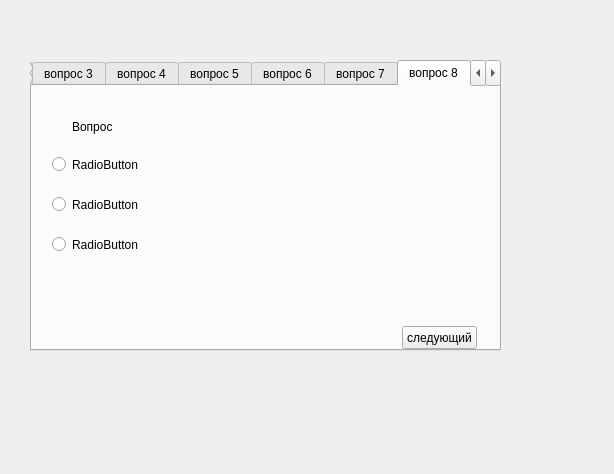
<?xml version="1.0" encoding="UTF-8"?>
<ui version="4.0">
 <class>Dialog</class>
 <widget class="QDialog" name="Dialog">
  <property name="geometry">
   <rect>
    <x>0</x>
    <y>0</y>
    <width>614</width>
    <height>474</height>
   </rect>
  </property>
  <property name="windowTitle">
   <string>Dialog</string>
  </property>
  <widget class="QTabWidget" name="tabWidget">
   <property name="geometry">
    <rect>
     <x>30</x>
     <y>60</y>
     <width>471</width>
     <height>291</height>
    </rect>
   </property>
   <property name="currentIndex">
    <number>7</number>
   </property>
   <widget class="QWidget" name="">
    <attribute name="title">
     <string>вопрос 1</string>
    </attribute>
    <widget class="QRadioButton" name="radioButton">
     <property name="geometry">
      <rect>
       <x>10</x>
       <y>80</y>
       <width>391</width>
       <height>17</height>
      </rect>
     </property>
     <property name="text">
      <string>RadioButton</string>
     </property>
    </widget>
    <widget class="QRadioButton" name="radioButton_2">
     <property name="geometry">
      <rect>
       <x>10</x>
       <y>120</y>
       <width>391</width>
       <height>17</height>
      </rect>
     </property>
     <property name="text">
      <string>RadioButton</string>
     </property>
    </widget>
    <widget class="QRadioButton" name="radioButton_3">
     <property name="geometry">
      <rect>
       <x>10</x>
       <y>170</y>
       <width>411</width>
       <height>17</height>
      </rect>
     </property>
     <property name="text">
      <string>RadioButton</string>
     </property>
    </widget>
    <widget class="QPushButton" name="pushButton">
     <property name="geometry">
      <rect>
       <x>370</x>
       <y>230</y>
       <width>75</width>
       <height>23</height>
      </rect>
     </property>
     <property name="text">
      <string>Следующий</string>
     </property>
    </widget>
    <widget class="QLabel" name="label_2">
     <property name="geometry">
      <rect>
       <x>20</x>
       <y>10</y>
       <width>401</width>
       <height>61</height>
      </rect>
     </property>
     <property name="text">
      <string>Вопрос</string>
     </property>
    </widget>
   </widget>
   <widget class="QWidget" name="tab_2">
    <attribute name="title">
     <string>вопрос 2</string>
    </attribute>
    <widget class="QRadioButton" name="radioButton_4">
     <property name="geometry">
      <rect>
       <x>10</x>
       <y>80</y>
       <width>381</width>
       <height>17</height>
      </rect>
     </property>
     <property name="text">
      <string>RadioButton</string>
     </property>
    </widget>
    <widget class="QRadioButton" name="radioButton_5">
     <property name="geometry">
      <rect>
       <x>10</x>
       <y>120</y>
       <width>361</width>
       <height>17</height>
      </rect>
     </property>
     <property name="text">
      <string>RadioButton</string>
     </property>
    </widget>
    <widget class="QRadioButton" name="radioButton_6">
     <property name="geometry">
      <rect>
       <x>10</x>
       <y>160</y>
       <width>391</width>
       <height>17</height>
      </rect>
     </property>
     <property name="text">
      <string>RadioButton</string>
     </property>
    </widget>
    <widget class="QPushButton" name="pushButton_2">
     <property name="geometry">
      <rect>
       <x>370</x>
       <y>230</y>
       <width>75</width>
       <height>23</height>
      </rect>
     </property>
     <property name="text">
      <string>Следующий</string>
     </property>
    </widget>
    <widget class="QLabel" name="label_3">
     <property name="geometry">
      <rect>
       <x>30</x>
       <y>20</y>
       <width>371</width>
       <height>51</height>
      </rect>
     </property>
     <property name="text">
      <string>Вопрос</string>
     </property>
    </widget>
   </widget>
   <widget class="QWidget" name="tab_3">
    <attribute name="title">
     <string>вопрос 3</string>
    </attribute>
    <widget class="QPushButton" name="pushButton_3">
     <property name="geometry">
      <rect>
       <x>370</x>
       <y>230</y>
       <width>75</width>
       <height>23</height>
      </rect>
     </property>
     <property name="text">
      <string>следующий</string>
     </property>
    </widget>
    <widget class="QRadioButton" name="radioButton_7">
     <property name="geometry">
      <rect>
       <x>30</x>
       <y>80</y>
       <width>351</width>
       <height>17</height>
      </rect>
     </property>
     <property name="text">
      <string>RadioButton</string>
     </property>
    </widget>
    <widget class="QRadioButton" name="radioButton_8">
     <property name="geometry">
      <rect>
       <x>30</x>
       <y>120</y>
       <width>381</width>
       <height>17</height>
      </rect>
     </property>
     <property name="text">
      <string>RadioButton</string>
     </property>
    </widget>
    <widget class="QRadioButton" name="radioButton_9">
     <property name="geometry">
      <rect>
       <x>30</x>
       <y>170</y>
       <width>381</width>
       <height>17</height>
      </rect>
     </property>
     <property name="text">
      <string>RadioButton</string>
     </property>
    </widget>
    <widget class="QLabel" name="label_4">
     <property name="geometry">
      <rect>
       <x>30</x>
       <y>20</y>
       <width>381</width>
       <height>51</height>
      </rect>
     </property>
     <property name="text">
      <string>Вопрос</string>
     </property>
    </widget>
   </widget>
   <widget class="QWidget" name="tab_4">
    <attribute name="title">
     <string>вопрос 4</string>
    </attribute>
    <widget class="QRadioButton" name="radioButton_10">
     <property name="geometry">
      <rect>
       <x>30</x>
       <y>90</y>
       <width>351</width>
       <height>17</height>
      </rect>
     </property>
     <property name="text">
      <string>RadioButton</string>
     </property>
    </widget>
    <widget class="QRadioButton" name="radioButton_11">
     <property name="geometry">
      <rect>
       <x>30</x>
       <y>130</y>
       <width>381</width>
       <height>17</height>
      </rect>
     </property>
     <property name="text">
      <string>RadioButton</string>
     </property>
    </widget>
    <widget class="QRadioButton" name="radioButton_12">
     <property name="geometry">
      <rect>
       <x>30</x>
       <y>170</y>
       <width>401</width>
       <height>17</height>
      </rect>
     </property>
     <property name="text">
      <string>RadioButton</string>
     </property>
    </widget>
    <widget class="QPushButton" name="pushButton_4">
     <property name="geometry">
      <rect>
       <x>380</x>
       <y>240</y>
       <width>75</width>
       <height>23</height>
      </rect>
     </property>
     <property name="text">
      <string>следующий</string>
     </property>
    </widget>
    <widget class="QLabel" name="label_5">
     <property name="geometry">
      <rect>
       <x>30</x>
       <y>20</y>
       <width>371</width>
       <height>51</height>
      </rect>
     </property>
     <property name="text">
      <string>Вопрос</string>
     </property>
    </widget>
   </widget>
   <widget class="QWidget" name="tab_5">
    <attribute name="title">
     <string>вопрос 5</string>
    </attribute>
    <widget class="QRadioButton" name="radioButton_13">
     <property name="geometry">
      <rect>
       <x>30</x>
       <y>90</y>
       <width>371</width>
       <height>17</height>
      </rect>
     </property>
     <property name="text">
      <string>RadioButton</string>
     </property>
    </widget>
    <widget class="QRadioButton" name="radioButton_14">
     <property name="geometry">
      <rect>
       <x>30</x>
       <y>130</y>
       <width>381</width>
       <height>17</height>
      </rect>
     </property>
     <property name="text">
      <string>RadioButton</string>
     </property>
    </widget>
    <widget class="QRadioButton" name="radioButton_15">
     <property name="geometry">
      <rect>
       <x>30</x>
       <y>170</y>
       <width>391</width>
       <height>17</height>
      </rect>
     </property>
     <property name="text">
      <string>RadioButton</string>
     </property>
    </widget>
    <widget class="QPushButton" name="pushButton_5">
     <property name="geometry">
      <rect>
       <x>380</x>
       <y>230</y>
       <width>75</width>
       <height>23</height>
      </rect>
     </property>
     <property name="text">
      <string>следующий</string>
     </property>
    </widget>
    <widget class="QLabel" name="label_6">
     <property name="geometry">
      <rect>
       <x>30</x>
       <y>20</y>
       <width>361</width>
       <height>51</height>
      </rect>
     </property>
     <property name="text">
      <string>Вопрос</string>
     </property>
    </widget>
   </widget>
   <widget class="QWidget" name="tab_6">
    <attribute name="title">
     <string>вопрос 6</string>
    </attribute>
    <widget class="QRadioButton" name="radioButton_16">
     <property name="geometry">
      <rect>
       <x>30</x>
       <y>90</y>
       <width>411</width>
       <height>17</height>
      </rect>
     </property>
     <property name="text">
      <string>RadioButton</string>
     </property>
    </widget>
    <widget class="QRadioButton" name="radioButton_17">
     <property name="geometry">
      <rect>
       <x>30</x>
       <y>130</y>
       <width>381</width>
       <height>17</height>
      </rect>
     </property>
     <property name="text">
      <string>RadioButton</string>
     </property>
    </widget>
    <widget class="QRadioButton" name="radioButton_18">
     <property name="geometry">
      <rect>
       <x>30</x>
       <y>170</y>
       <width>401</width>
       <height>17</height>
      </rect>
     </property>
     <property name="text">
      <string>RadioButton</string>
     </property>
    </widget>
    <widget class="QPushButton" name="pushButton_6">
     <property name="geometry">
      <rect>
       <x>380</x>
       <y>240</y>
       <width>75</width>
       <height>23</height>
      </rect>
     </property>
     <property name="text">
      <string>следующий</string>
     </property>
    </widget>
    <widget class="QLabel" name="label_7">
     <property name="geometry">
      <rect>
       <x>30</x>
       <y>20</y>
       <width>371</width>
       <height>61</height>
      </rect>
     </property>
     <property name="text">
      <string>Вопрос</string>
     </property>
    </widget>
   </widget>
   <widget class="QWidget" name="tab_7">
    <attribute name="title">
     <string>вопрос 7</string>
    </attribute>
    <widget class="QRadioButton" name="radioButton_19">
     <property name="geometry">
      <rect>
       <x>30</x>
       <y>80</y>
       <width>371</width>
       <height>17</height>
      </rect>
     </property>
     <property name="text">
      <string>RadioButton</string>
     </property>
    </widget>
    <widget class="QRadioButton" name="radioButton_20">
     <property name="geometry">
      <rect>
       <x>30</x>
       <y>120</y>
       <width>311</width>
       <height>17</height>
      </rect>
     </property>
     <property name="text">
      <string>RadioButton</string>
     </property>
    </widget>
    <widget class="QRadioButton" name="radioButton_21">
     <property name="geometry">
      <rect>
       <x>30</x>
       <y>160</y>
       <width>361</width>
       <height>17</height>
      </rect>
     </property>
     <property name="text">
      <string>RadioButton</string>
     </property>
    </widget>
    <widget class="QPushButton" name="pushButton_7">
     <property name="geometry">
      <rect>
       <x>370</x>
       <y>230</y>
       <width>75</width>
       <height>23</height>
      </rect>
     </property>
     <property name="text">
      <string>следующий</string>
     </property>
    </widget>
    <widget class="QLabel" name="label_8">
     <property name="geometry">
      <rect>
       <x>40</x>
       <y>20</y>
       <width>341</width>
       <height>51</height>
      </rect>
     </property>
     <property name="text">
      <string>Вопрос</string>
     </property>
    </widget>
   </widget>
   <widget class="QWidget" name="tab_8">
    <attribute name="title">
     <string>вопрос 8</string>
    </attribute>
    <widget class="QRadioButton" name="radioButton_22">
     <property name="geometry">
      <rect>
       <x>20</x>
       <y>70</y>
       <width>371</width>
       <height>17</height>
      </rect>
     </property>
     <property name="text">
      <string>RadioButton</string>
     </property>
    </widget>
    <widget class="QRadioButton" name="radioButton_23">
     <property name="geometry">
      <rect>
       <x>20</x>
       <y>110</y>
       <width>371</width>
       <height>17</height>
      </rect>
     </property>
     <property name="text">
      <string>RadioButton</string>
     </property>
    </widget>
    <widget class="QRadioButton" name="radioButton_24">
     <property name="geometry">
      <rect>
       <x>20</x>
       <y>150</y>
       <width>381</width>
       <height>17</height>
      </rect>
     </property>
     <property name="text">
      <string>RadioButton</string>
     </property>
    </widget>
    <widget class="QPushButton" name="pushButton_8">
     <property name="geometry">
      <rect>
       <x>370</x>
       <y>240</y>
       <width>75</width>
       <height>23</height>
      </rect>
     </property>
     <property name="text">
      <string>следующий</string>
     </property>
    </widget>
    <widget class="QLabel" name="label_9">
     <property name="geometry">
      <rect>
       <x>40</x>
       <y>20</y>
       <width>331</width>
       <height>41</height>
      </rect>
     </property>
     <property name="text">
      <string>Вопрос</string>
     </property>
    </widget>
   </widget>
   <widget class="QWidget" name="tab_10">
    <attribute name="title">
     <string>вопрос 10</string>
    </attribute>
    <widget class="QRadioButton" name="radioButton_28">
     <property name="geometry">
      <rect>
       <x>20</x>
       <y>90</y>
       <width>411</width>
       <height>17</height>
      </rect>
     </property>
     <property name="text">
      <string>RadioButton</string>
     </property>
    </widget>
    <widget class="QRadioButton" name="radioButton_29">
     <property name="geometry">
      <rect>
       <x>20</x>
       <y>130</y>
       <width>391</width>
       <height>17</height>
      </rect>
     </property>
     <property name="text">
      <string>RadioButton</string>
     </property>
    </widget>
    <widget class="QRadioButton" name="radioButton_30">
     <property name="geometry">
      <rect>
       <x>20</x>
       <y>180</y>
       <width>391</width>
       <height>17</height>
      </rect>
     </property>
     <property name="text">
      <string>RadioButton</string>
     </property>
    </widget>
    <widget class="QPushButton" name="pushButton_10">
     <property name="geometry">
      <rect>
       <x>370</x>
       <y>230</y>
       <width>75</width>
       <height>23</height>
      </rect>
     </property>
     <property name="text">
      <string>следующий</string>
     </property>
    </widget>
    <widget class="QLabel" name="label_11">
     <property name="geometry">
      <rect>
       <x>30</x>
       <y>20</y>
       <width>331</width>
       <height>61</height>
      </rect>
     </property>
     <property name="text">
      <string>Вопрос</string>
     </property>
    </widget>
   </widget>
   <widget class="QWidget" name="tab_9">
    <attribute name="title">
     <string>вопрос 9</string>
    </attribute>
    <widget class="QRadioButton" name="radioButton_25">
     <property name="geometry">
      <rect>
       <x>20</x>
       <y>90</y>
       <width>381</width>
       <height>17</height>
      </rect>
     </property>
     <property name="text">
      <string>RadioButton</string>
     </property>
    </widget>
    <widget class="QRadioButton" name="radioButton_26">
     <property name="geometry">
      <rect>
       <x>20</x>
       <y>130</y>
       <width>421</width>
       <height>17</height>
      </rect>
     </property>
     <property name="text">
      <string>RadioButton</string>
     </property>
    </widget>
    <widget class="QRadioButton" name="radioButton_27">
     <property name="geometry">
      <rect>
       <x>20</x>
       <y>180</y>
       <width>401</width>
       <height>17</height>
      </rect>
     </property>
     <property name="text">
      <string>RadioButton</string>
     </property>
    </widget>
    <widget class="QPushButton" name="pushButton_9">
     <property name="geometry">
      <rect>
       <x>380</x>
       <y>240</y>
       <width>75</width>
       <height>23</height>
      </rect>
     </property>
     <property name="text">
      <string>следующий</string>
     </property>
    </widget>
    <widget class="QLabel" name="label_10">
     <property name="geometry">
      <rect>
       <x>20</x>
       <y>20</y>
       <width>331</width>
       <height>51</height>
      </rect>
     </property>
     <property name="text">
      <string>Вопрос</string>
     </property>
    </widget>
   </widget>
   <widget class="QWidget" name="tab_11">
    <attribute name="title">
     <string>вопрос 11</string>
    </attribute>
    <widget class="QRadioButton" name="radioButton_31">
     <property name="geometry">
      <rect>
       <x>20</x>
       <y>90</y>
       <width>391</width>
       <height>17</height>
      </rect>
     </property>
     <property name="text">
      <string>RadioButton</string>
     </property>
    </widget>
    <widget class="QRadioButton" name="radioButton_32">
     <property name="geometry">
      <rect>
       <x>20</x>
       <y>130</y>
       <width>421</width>
       <height>17</height>
      </rect>
     </property>
     <property name="text">
      <string>RadioButton</string>
     </property>
    </widget>
    <widget class="QRadioButton" name="radioButton_33">
     <property name="geometry">
      <rect>
       <x>20</x>
       <y>160</y>
       <width>401</width>
       <height>17</height>
      </rect>
     </property>
     <property name="text">
      <string>RadioButton</string>
     </property>
    </widget>
    <widget class="QPushButton" name="pushButton_11">
     <property name="geometry">
      <rect>
       <x>390</x>
       <y>240</y>
       <width>75</width>
       <height>23</height>
      </rect>
     </property>
     <property name="text">
      <string>следующий</string>
     </property>
    </widget>
    <widget class="QLabel" name="label_12">
     <property name="geometry">
      <rect>
       <x>20</x>
       <y>20</y>
       <width>371</width>
       <height>41</height>
      </rect>
     </property>
     <property name="text">
      <string>Вопрос</string>
     </property>
    </widget>
   </widget>
   <widget class="QWidget" name="tab_12">
    <attribute name="title">
     <string>вопрос 12</string>
    </attribute>
    <widget class="QRadioButton" name="radioButton_34">
     <property name="geometry">
      <rect>
       <x>30</x>
       <y>80</y>
       <width>381</width>
       <height>17</height>
      </rect>
     </property>
     <property name="text">
      <string>RadioButton</string>
     </property>
    </widget>
    <widget class="QRadioButton" name="radioButton_35">
     <property name="geometry">
      <rect>
       <x>30</x>
       <y>120</y>
       <width>381</width>
       <height>17</height>
      </rect>
     </property>
     <property name="text">
      <string>RadioButton</string>
     </property>
    </widget>
    <widget class="QRadioButton" name="radioButton_36">
     <property name="geometry">
      <rect>
       <x>30</x>
       <y>160</y>
       <width>411</width>
       <height>17</height>
      </rect>
     </property>
     <property name="text">
      <string>RadioButton</string>
     </property>
    </widget>
    <widget class="QPushButton" name="pushButton_12">
     <property name="geometry">
      <rect>
       <x>380</x>
       <y>240</y>
       <width>75</width>
       <height>23</height>
      </rect>
     </property>
     <property name="text">
      <string>следующий</string>
     </property>
    </widget>
    <widget class="QLabel" name="label_13">
     <property name="geometry">
      <rect>
       <x>30</x>
       <y>20</y>
       <width>371</width>
       <height>41</height>
      </rect>
     </property>
     <property name="text">
      <string>Вопрос</string>
     </property>
    </widget>
   </widget>
   <widget class="QWidget" name="tab_13">
    <attribute name="title">
     <string>вопрос 13</string>
    </attribute>
    <widget class="QRadioButton" name="radioButton_37">
     <property name="geometry">
      <rect>
       <x>20</x>
       <y>80</y>
       <width>371</width>
       <height>17</height>
      </rect>
     </property>
     <property name="text">
      <string>RadioButton</string>
     </property>
    </widget>
    <widget class="QRadioButton" name="radioButton_38">
     <property name="geometry">
      <rect>
       <x>20</x>
       <y>120</y>
       <width>391</width>
       <height>17</height>
      </rect>
     </property>
     <property name="text">
      <string>RadioButton</string>
     </property>
    </widget>
    <widget class="QRadioButton" name="radioButton_39">
     <property name="geometry">
      <rect>
       <x>20</x>
       <y>160</y>
       <width>381</width>
       <height>17</height>
      </rect>
     </property>
     <property name="text">
      <string>RadioButton</string>
     </property>
    </widget>
    <widget class="QPushButton" name="pushButton_13">
     <property name="geometry">
      <rect>
       <x>380</x>
       <y>230</y>
       <width>75</width>
       <height>23</height>
      </rect>
     </property>
     <property name="text">
      <string>следующий</string>
     </property>
    </widget>
    <widget class="QLabel" name="label_14">
     <property name="geometry">
      <rect>
       <x>20</x>
       <y>20</y>
       <width>401</width>
       <height>51</height>
      </rect>
     </property>
     <property name="text">
      <string>Вопрос</string>
     </property>
    </widget>
   </widget>
   <widget class="QWidget" name="tab_14">
    <attribute name="title">
     <string>вопрос 14</string>
    </attribute>
    <widget class="QRadioButton" name="radioButton_40">
     <property name="geometry">
      <rect>
       <x>10</x>
       <y>80</y>
       <width>411</width>
       <height>17</height>
      </rect>
     </property>
     <property name="text">
      <string>RadioButton</string>
     </property>
    </widget>
    <widget class="QRadioButton" name="radioButton_41">
     <property name="geometry">
      <rect>
       <x>10</x>
       <y>120</y>
       <width>431</width>
       <height>17</height>
      </rect>
     </property>
     <property name="text">
      <string>RadioButton</string>
     </property>
    </widget>
    <widget class="QRadioButton" name="radioButton_42">
     <property name="geometry">
      <rect>
       <x>10</x>
       <y>160</y>
       <width>431</width>
       <height>17</height>
      </rect>
     </property>
     <property name="text">
      <string>RadioButton</string>
     </property>
    </widget>
    <widget class="QPushButton" name="pushButton_14">
     <property name="geometry">
      <rect>
       <x>370</x>
       <y>240</y>
       <width>75</width>
       <height>23</height>
      </rect>
     </property>
     <property name="text">
      <string>следующий</string>
     </property>
    </widget>
    <widget class="QLabel" name="label_15">
     <property name="geometry">
      <rect>
       <x>30</x>
       <y>20</y>
       <width>351</width>
       <height>51</height>
      </rect>
     </property>
     <property name="text">
      <string>Вопрос</string>
     </property>
    </widget>
   </widget>
   <widget class="QWidget" name="tab_15">
    <attribute name="title">
     <string>вопрос 15</string>
    </attribute>
    <widget class="QRadioButton" name="radioButton_43">
     <property name="geometry">
      <rect>
       <x>30</x>
       <y>90</y>
       <width>371</width>
       <height>17</height>
      </rect>
     </property>
     <property name="text">
      <string>RadioButton</string>
     </property>
    </widget>
    <widget class="QRadioButton" name="radioButton_44">
     <property name="geometry">
      <rect>
       <x>30</x>
       <y>130</y>
       <width>371</width>
       <height>17</height>
      </rect>
     </property>
     <property name="text">
      <string>RadioButton</string>
     </property>
    </widget>
    <widget class="QRadioButton" name="radioButton_45">
     <property name="geometry">
      <rect>
       <x>30</x>
       <y>170</y>
       <width>381</width>
       <height>17</height>
      </rect>
     </property>
     <property name="text">
      <string>RadioButton</string>
     </property>
    </widget>
    <widget class="QPushButton" name="pushButton_15">
     <property name="geometry">
      <rect>
       <x>380</x>
       <y>230</y>
       <width>75</width>
       <height>23</height>
      </rect>
     </property>
     <property name="text">
      <string>завершить</string>
     </property>
    </widget>
    <widget class="QLabel" name="label">
     <property name="geometry">
      <rect>
       <x>30</x>
       <y>10</y>
       <width>351</width>
       <height>51</height>
      </rect>
     </property>
     <property name="text">
      <string>Вопрос</string>
     </property>
    </widget>
   </widget>
  </widget>
 </widget>
 <resources/>
 <connections/>
</ui>
